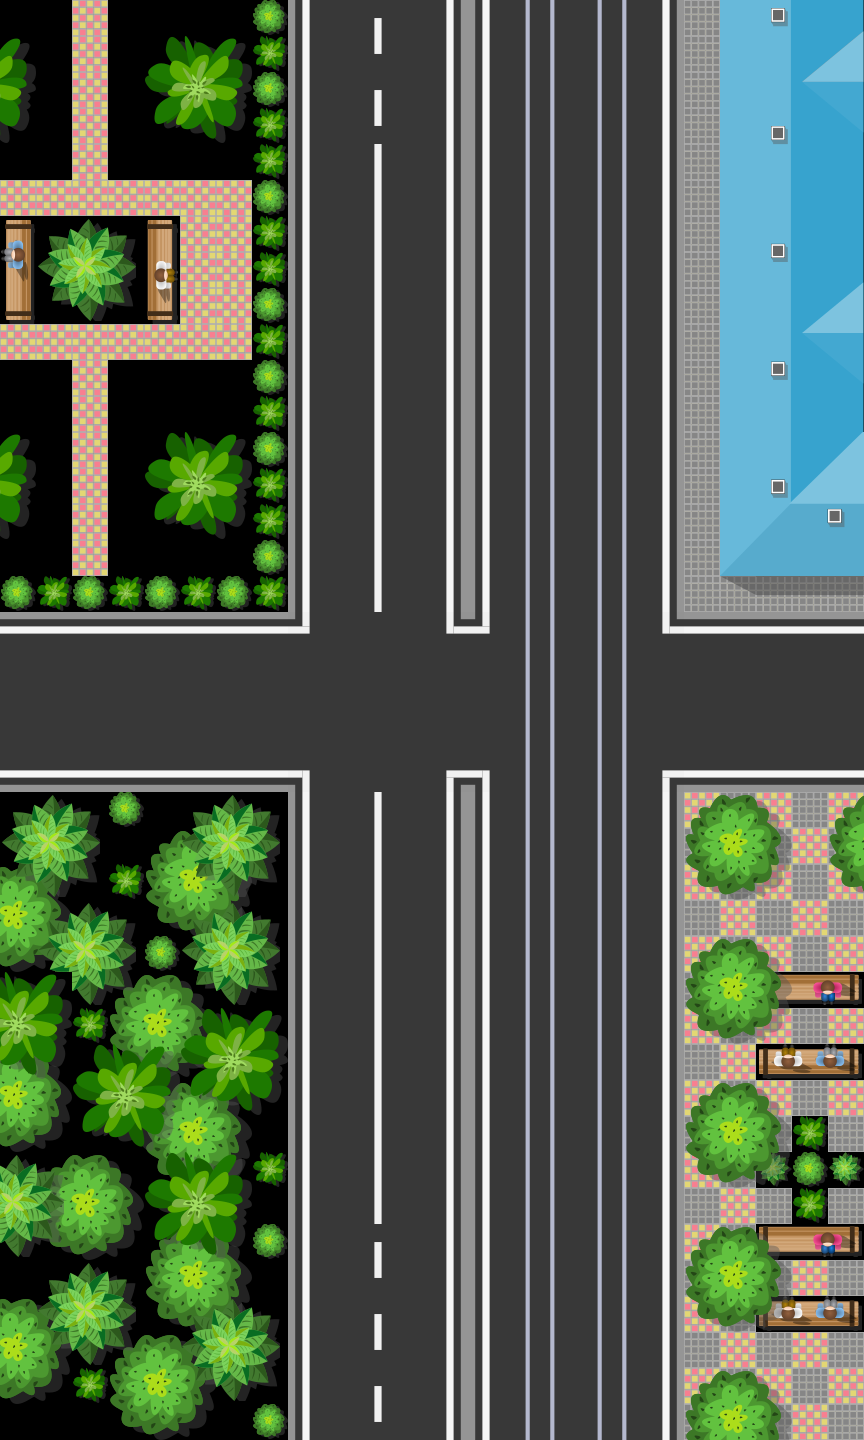

This is a level from a 2D game, rendered from its Tiled map with the project's own tilesets. A one-line summary and the map file follow, with tile-layer data summarised:
An orthogonal 24x40 tile map with 36x36 px tiles, 2 tile layers (Road Map, Tile Layer 2) and 18 objects (2x 1, 2x 2, 2x 3, 2x 4, 5, ...).

<map version="1.8" tiledversion="1.8.0" orientation="orthogonal" renderorder="right-down" width="24" height="40" tilewidth="36" tileheight="36" infinite="0" nextlayerid="8" nextobjectid="82">
 <tileset firstgid="1" name="new_tile_map" tilewidth="36" tileheight="36" tilecount="784" columns="28">
  <image source="../map_tileset/new_tile_map.png" width="1024" height="1024" />
 </tileset>
 <layer id="1" name="Road Map" width="24" height="40">
  <data>[960 cells, 782 non-empty, 50 distinct tile ids]</data>
 </layer>
 <layer id="7" name="Tile Layer 2" width="24" height="40">
  <data>[960 cells, 213 non-empty, 95 distinct tile ids]</data>
 </layer>
 <objectgroup id="2" name="Follow Path 3" visible="0">
  <object id="8" name="1" x="405.971" y="856.788">
   <ellipse />
  </object>
  <object id="9" name="2" x="407.788" y="797.692">
   <ellipse />
  </object>
  <object id="33" name="3" x="420.308" y="723.678">
   <ellipse />
  </object>
  <object id="59" name="4" x="467.876" y="724.103">
   <ellipse />
  </object>
  <object id="60" name="5" x="848.288" y="732.606">
   <ellipse />
  </object>
  <object id="77" x="984.375" y="728.365">
   <ellipse />
  </object>
 </objectgroup>
 <objectgroup id="3" name="Follow Path 2" visible="0">
  <object id="2" name="1" x="612.683" y="958.337">
   <ellipse />
  </object>
  <object id="3" name="2" x="612.087" y="803.413">
   <ellipse />
  </object>
  <object id="4" name="3" x="613.077" y="31.0288">
   <ellipse />
  </object>
  <object id="5" name="4" x="614.619" y="-219.404">
   <ellipse />
  </object>
 </objectgroup>
 <objectgroup id="4" name="Follow Path 1" visible="0">
  <object id="78" x="540.028" y="485.422">
   <ellipse />
  </object>
  <object id="79" x="539.525" y="613.165">
   <ellipse />
  </object>
  <object id="80" x="539.531" y="1432.22">
   <ellipse />
  </object>
  <object id="81" x="538.011" y="1668.17">
   <ellipse />
  </object>
 </objectgroup>
 <objectgroup id="6" name="tr_lights">
  <object id="73" name="tr_light_1_1" x="458.902" y="827.94">
   <ellipse />
  </object>
  <object id="74" name="tr_light_1_2" x="305.952" y="575.777">
   <ellipse />
  </object>
  <object id="75" name="tr_light_2_1" x="251.846" y="775.146">
   <ellipse />
  </object>
  <object id="76" name="tr_light_2_2" x="720.029" y="630.481">
   <ellipse />
  </object>
 </objectgroup>
</map>
